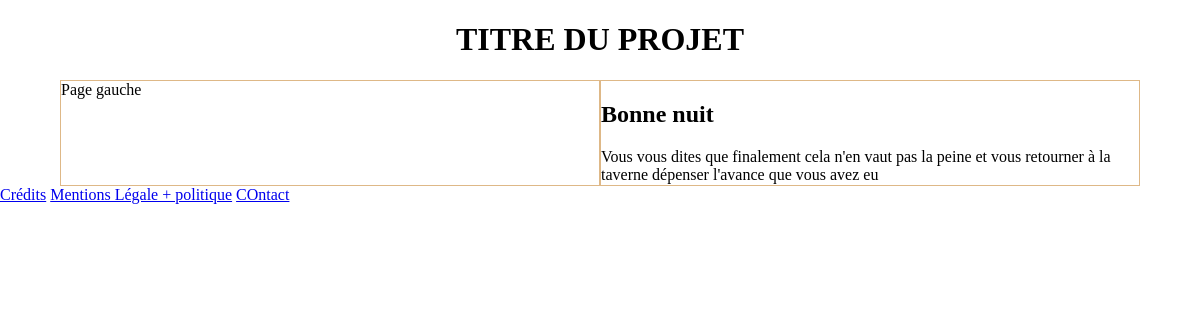
The page /adventure.php?id_paragraphe_out=2 (signed in) on the database its author committed.
### tables this page shows
CREATE TABLE `paragraph` (
  `id_paragraph` int(11) NOT NULL,
  `title` varchar(50) NOT NULL,
  `content` text NOT NULL
);

### adventure.php (the view, shortened to what this page needs)
<?php include('inc/connect.php');?>
<?php include('inc/header.php');?>
<h1>TITRE DU PROJET</h1>
<main>
  <section>Page gauche</section>
  <section>
<?php
 if(isset($_GET['id_paragraphe_out']) && !empty($_GET['id_paragraphe_out'])) {
   $id_paragraphe_en_cours = $_GET["id_paragraphe_out"];
  }else{
    $id_paragraphe_en_cours = 1;
  }
  $requete_prepare_1=$db->prepare("SELECT * FROM paragraph WHERE id_paragraph = :id");
  $requete_prepare_1->execute(array( 'id' => $id_paragraphe_en_cours ));
  $lignes=$requete_prepare_1->fetch(PDO::FETCH_OBJ);
  $title = $lignes->title;
  $content = $lignes->content;
?>
    <h2><?php echo $title; ?></h2>
    <div><?php echo $content; ?></div>
  </section>
</main>
<?php include('inc/footer.php');?>

### css/style.css (style rules this page uses)
h1 { text-align: center; }
main { display: flex; justify-content: space-between; max-width: 90%; margin: 0 auto; }
main section { border: 1px solid burlywood; width: 100%; }

### rows shown on the page
paragraph: title "Bonne nuit", content "Vous vous dites que finalement cela n'en vaut pas la peine et vous retourner à la taverne dépenser l'avance que vous avez eu"
